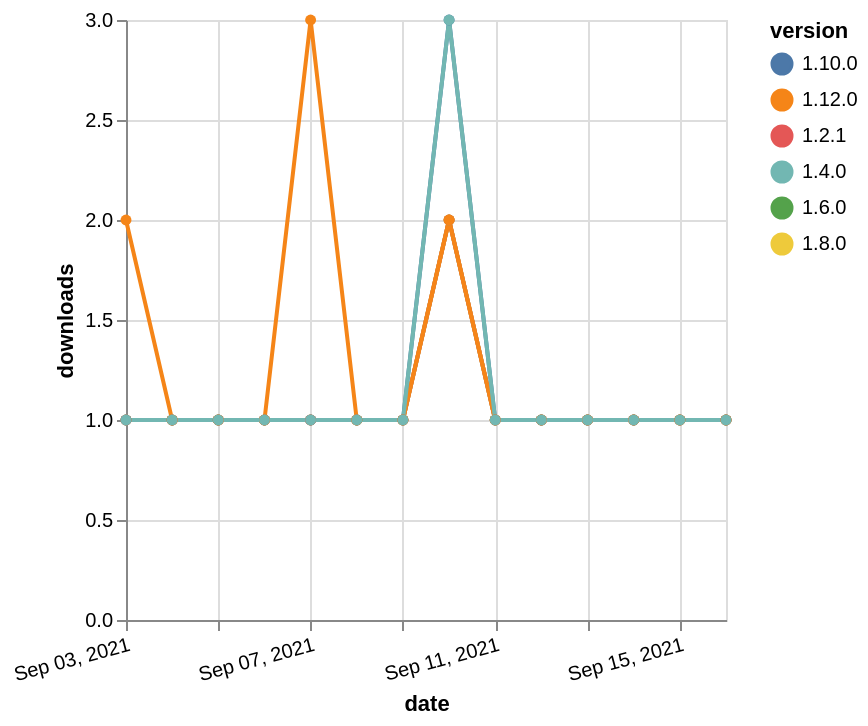

The specification (Vega-Lite) saved for this image:
### Vega-Lite specification from a JSON file in a GitHub repository (floating-point values rounded to 4 significant figures)
{"$schema": "https://vega.github.io/schema/vega-lite/v5.json", "description": "A simple bar chart with embedded data.", "data": {"values": [{"date": "2021-09-03", "total": 195, "delta": 1, "version": "1.6.0"}, {"date": "2021-09-04", "total": 196, "delta": 1, "version": "1.6.0"}, {"date": "2021-09-05", "total": 197, "delta": 1, "version": "1.6.0"}, {"date": "2021-09-06", "total": 198, "delta": 1, "version": "1.6.0"}, {"date": "2021-09-07", "total": 199, "delta": 1, "version": "1.6.0"}, {"date": "2021-09-08", "total": 200, "delta": 1, "version": "1.6.0"}, {"date": "2021-09-09", "total": 201, "delta": 1, "version": "1.6.0"}, {"date": "2021-09-10", "total": 203, "delta": 2, "version": "1.6.0"}, {"date": "2021-09-11", "total": 204, "delta": 1, "version": "1.6.0"}, {"date": "2021-09-12", "total": 205, "delta": 1, "version": "1.6.0"}, {"date": "2021-09-13", "total": 206, "delta": 1, "version": "1.6.0"}, {"date": "2021-09-14", "total": 207, "delta": 1, "version": "1.6.0"}, {"date": "2021-09-15", "total": 208, "delta": 1, "version": "1.6.0"}, {"date": "2021-09-16", "total": 209, "delta": 1, "version": "1.6.0"}, {"date": "2021-09-03", "total": 171, "delta": 1, "version": "1.8.0"}, {"date": "2021-09-04", "total": 172, "delta": 1, "version": "1.8.0"}, {"date": "2021-09-05", "total": 173, "delta": 1, "version": "1.8.0"}, {"date": "2021-09-06", "total": 174, "delta": 1, "version": "1.8.0"}, {"date": "2021-09-07", "total": 175, "delta": 1, "version": "1.8.0"}, {"date": "2021-09-08", "total": 176, "delta": 1, "version": "1.8.0"}, {"date": "2021-09-09", "total": 177, "delta": 1, "version": "1.8.0"}, {"date": "2021-09-10", "total": 179, "delta": 2, "version": "1.8.0"}, {"date": "2021-09-11", "total": 180, "delta": 1, "version": "1.8.0"}, {"date": "2021-09-12", "total": 181, "delta": 1, "version": "1.8.0"}, {"date": "2021-09-13", "total": 182, "delta": 1, "version": "1.8.0"}, {"date": "2021-09-14", "total": 183, "delta": 1, "version": "1.8.0"}, {"date": "2021-09-15", "total": 184, "delta": 1, "version": "1.8.0"}, {"date": "2021-09-16", "total": 185, "delta": 1, "version": "1.8.0"}, {"date": "2021-09-03", "total": 200, "delta": 1, "version": "1.10.0"}, {"date": "2021-09-04", "total": 201, "delta": 1, "version": "1.10.0"}, {"date": "2021-09-05", "total": 202, "delta": 1, "version": "1.10.0"}, {"date": "2021-09-06", "total": 203, "delta": 1, "version": "1.10.0"}, {"date": "2021-09-07", "total": 204, "delta": 1, "version": "1.10.0"}, {"date": "2021-09-08", "total": 205, "delta": 1, "version": "1.10.0"}, {"date": "2021-09-09", "total": 206, "delta": 1, "version": "1.10.0"}, {"date": "2021-09-10", "total": 209, "delta": 3, "version": "1.10.0"}, {"date": "2021-09-11", "total": 210, "delta": 1, "version": "1.10.0"}, {"date": "2021-09-12", "total": 211, "delta": 1, "version": "1.10.0"}, {"date": "2021-09-13", "total": 212, "delta": 1, "version": "1.10.0"}, {"date": "2021-09-14", "total": 213, "delta": 1, "version": "1.10.0"}, {"date": "2021-09-15", "total": 214, "delta": 1, "version": "1.10.0"}, {"date": "2021-09-16", "total": 215, "delta": 1, "version": "1.10.0"}, {"date": "2021-09-03", "total": 247, "delta": 1, "version": "1.2.1"}, {"date": "2021-09-04", "total": 248, "delta": 1, "version": "1.2.1"}, {"date": "2021-09-05", "total": 249, "delta": 1, "version": "1.2.1"}, {"date": "2021-09-06", "total": 250, "delta": 1, "version": "1.2.1"}, {"date": "2021-09-07", "total": 251, "delta": 1, "version": "1.2.1"}, {"date": "2021-09-08", "total": 252, "delta": 1, "version": "1.2.1"}, {"date": "2021-09-09", "total": 253, "delta": 1, "version": "1.2.1"}, {"date": "2021-09-10", "total": 255, "delta": 2, "version": "1.2.1"}, {"date": "2021-09-11", "total": 256, "delta": 1, "version": "1.2.1"}, {"date": "2021-09-12", "total": 257, "delta": 1, "version": "1.2.1"}, {"date": "2021-09-13", "total": 258, "delta": 1, "version": "1.2.1"}, {"date": "2021-09-14", "total": 259, "delta": 1, "version": "1.2.1"}, {"date": "2021-09-15", "total": 260, "delta": 1, "version": "1.2.1"}, {"date": "2021-09-16", "total": 261, "delta": 1, "version": "1.2.1"}, {"date": "2021-09-03", "total": 128, "delta": 2, "version": "1.12.0"}, {"date": "2021-09-04", "total": 129, "delta": 1, "version": "1.12.0"}, {"date": "2021-09-05", "total": 130, "delta": 1, "version": "1.12.0"}, {"date": "2021-09-06", "total": 131, "delta": 1, "version": "1.12.0"}, {"date": "2021-09-07", "total": 134, "delta": 3, "version": "1.12.0"}, {"date": "2021-09-08", "total": 135, "delta": 1, "version": "1.12.0"}, {"date": "2021-09-09", "total": 136, "delta": 1, "version": "1.12.0"}, {"date": "2021-09-10", "total": 138, "delta": 2, "version": "1.12.0"}, {"date": "2021-09-11", "total": 139, "delta": 1, "version": "1.12.0"}, {"date": "2021-09-12", "total": 140, "delta": 1, "version": "1.12.0"}, {"date": "2021-09-13", "total": 141, "delta": 1, "version": "1.12.0"}, {"date": "2021-09-14", "total": 142, "delta": 1, "version": "1.12.0"}, {"date": "2021-09-15", "total": 143, "delta": 1, "version": "1.12.0"}, {"date": "2021-09-16", "total": 144, "delta": 1, "version": "1.12.0"}, {"date": "2021-09-03", "total": 345, "delta": 1, "version": "1.4.0"}, {"date": "2021-09-04", "total": 346, "delta": 1, "version": "1.4.0"}, {"date": "2021-09-05", "total": 347, "delta": 1, "version": "1.4.0"}, {"date": "2021-09-06", "total": 348, "delta": 1, "version": "1.4.0"}, {"date": "2021-09-07", "total": 349, "delta": 1, "version": "1.4.0"}, {"date": "2021-09-08", "total": 350, "delta": 1, "version": "1.4.0"}, {"date": "2021-09-09", "total": 351, "delta": 1, "version": "1.4.0"}, {"date": "2021-09-10", "total": 354, "delta": 3, "version": "1.4.0"}, {"date": "2021-09-11", "total": 355, "delta": 1, "version": "1.4.0"}, {"date": "2021-09-12", "total": 356, "delta": 1, "version": "1.4.0"}, {"date": "2021-09-13", "total": 357, "delta": 1, "version": "1.4.0"}, {"date": "2021-09-14", "total": 358, "delta": 1, "version": "1.4.0"}, {"date": "2021-09-15", "total": 359, "delta": 1, "version": "1.4.0"}, {"date": "2021-09-16", "total": 360, "delta": 1, "version": "1.4.0"}]}, "width": "container", "mark": {"type": "line", "point": {"filled": true}}, "encoding": {"x": {"field": "date", "type": "temporal", "timeUnit": "yearmonthdate", "title": "date", "axis": {"labelAngle": -15}}, "y": {"field": "delta", "type": "quantitative", "title": "downloads"}, "color": {"field": "version", "type": "nominal"}, "tooltip": {"field": "delta"}}}
